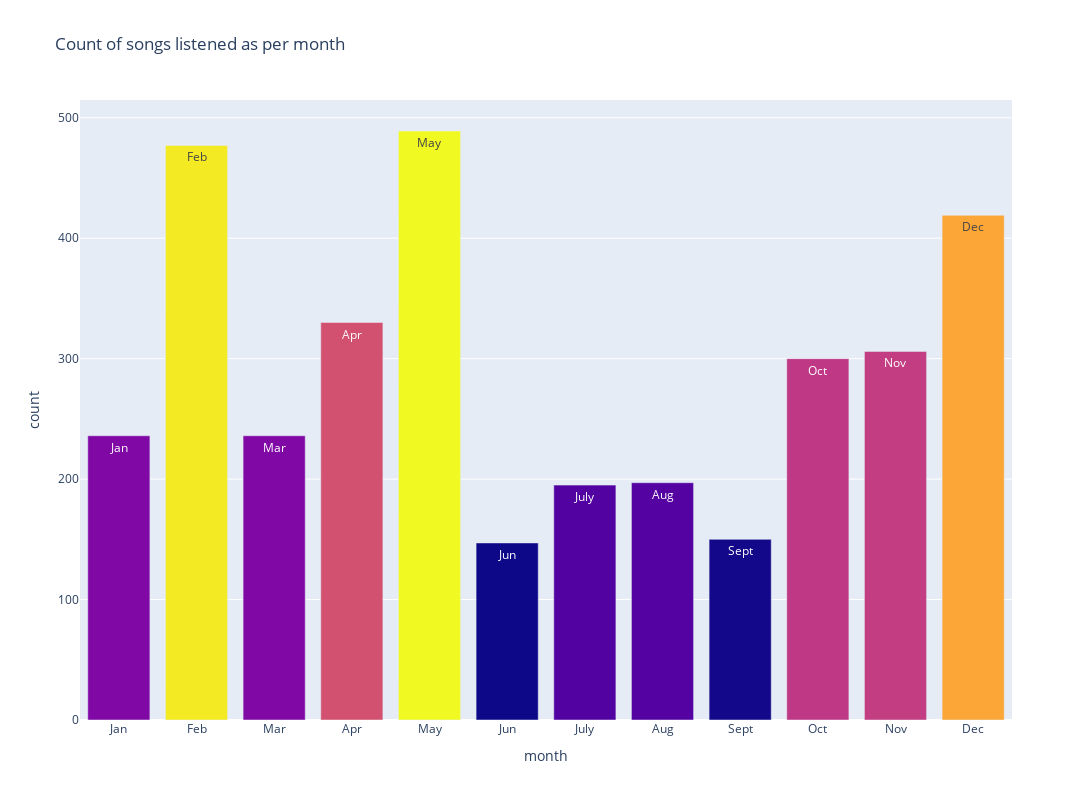

Write notebook code for a chart like this one.
### Markdown cell above
## Songs listened per month

### Code cell
# plot for count of track listened
month = history['month'].value_counts().sort_index(ascending=True)

months = ['Jan', 'Feb', 'Mar', 'Apr', 'May', 'Jun', 'July', 'Aug', 'Sept', 'Oct', 'Nov', 'Dec']

fig = go.Figure(
    data=[
        go.Bar(
            x = months, 
            y = month.values,
            marker = {
                'color' : month.values
            },
            text = months,
            textposition = 'inside'
        )
    ]
)
fig.update_layout(
    title_text='Count of songs listened as per month',
    barmode='group', 
    xaxis_title = "month",
    yaxis_title = "count",
    height = 800,
    width = 1210,
    hovermode = 'x'
)
fig.show()

### Figure 1 — Plotly figure (JSON) as saved in the notebook; plotly's stock layout.template omitted (floating-point values rounded to 4 significant figures)
{"data": [{"marker": {"color": [236, 477, 236, 330, 489, 147, 195, 197, 150, 300, 306, 419]}, "text": ["Jan", "Feb", "Mar", "Apr", "May", "Jun", "July", "Aug", "Sept", "Oct", "Nov", "Dec"], "textposition": "inside", "type": "bar", "x": ["Jan", "Feb", "Mar", "Apr", "May", "Jun", "July", "Aug", "Sept", "Oct", "Nov", "Dec"], "y": [236, 477, 236, 330, 489, 147, 195, 197, 150, 300, 306, 419]}], "layout": {"barmode": "group", "height": 800, "hovermode": "x", "title": {"text": "Count of songs listened as per month"}, "width": 1210, "xaxis": {"title": {"text": "month"}}, "yaxis": {"title": {"text": "count"}}}}
